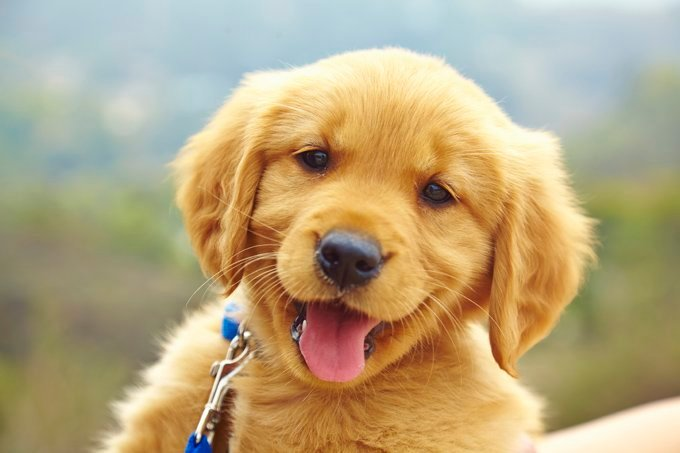
#> input picture Lab1/res/puppy.jpg, 680 x 453 px
$ python edge.py
#> lines starting #> are read from the running program, lines starting #| are printed output that depends on the picture
### Lab1/utils.py
import numpy as np
from PIL import Image


def read_img_mono(path):
    # The L flag converts it to 1 channel.
#> called with path = 'res/puppy.jpg'
    img = Image.open(path).convert(mode="L")
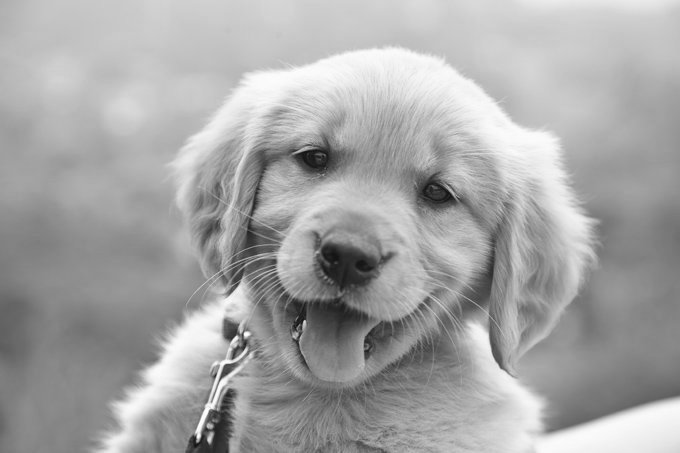
#> img: PIL image 680x453 L; min 16, max 254, mean 166.4
    return np.asarray(img)


def display_img(ndarray):
    Image.fromarray(ndarray.clip(0, 255).astype(np.uint8)).show()


def save_img(ndarray, path):
    Image.fromarray(ndarray.clip(0, 255).astype(np.uint8)).save(path)

### Lab1/edge.py
import numpy as np
from scipy.signal import correlate, convolve, convolve2d
from utils import read_img_mono, display_img, save_img


img = read_img_mono("res/puppy.jpg")
display_img(img)


simple_edge_filter = [[-1, 0, 1]]
# Convolution
edges_detected_conv = convolve(img, simple_edge_filter, mode="same")
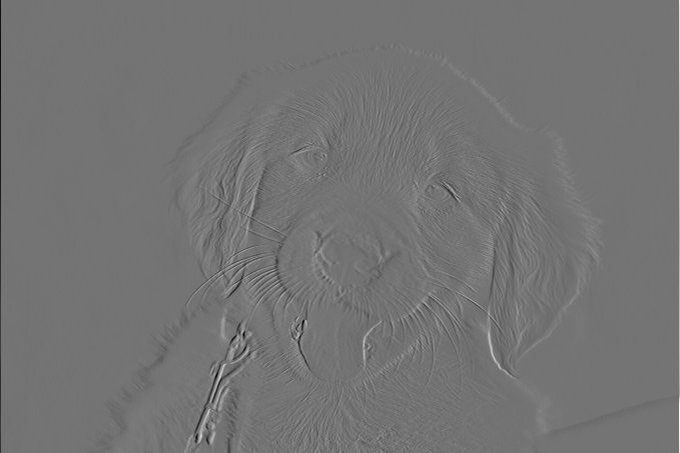
#> edges_detected_conv: shape (453, 680) int64; min -208, max 248, mean 0; drawn with min black and max white
display_img(edges_detected_conv)
# Correlation
edges_detected_corr = correlate(img, simple_edge_filter, mode="same")
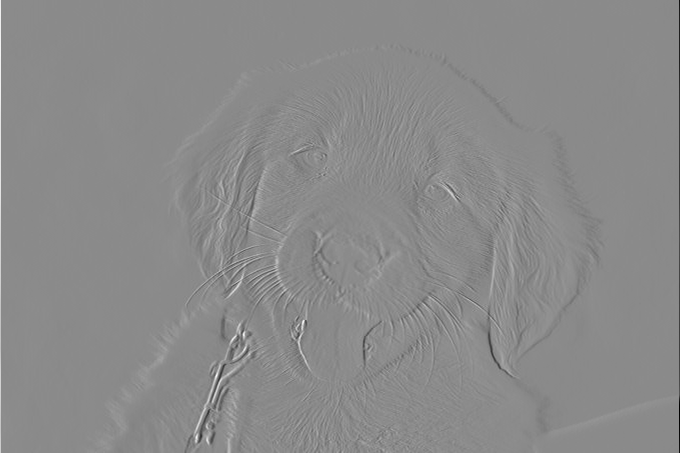
#> edges_detected_corr: shape (453, 680) int64; min -248, max 208, mean 0; drawn with min black and max white
display_img(edges_detected_corr)

# Task: Write two simple edge filters to make convolution and correlation
# produce the same output.

# Prewitt's kernels.
Mx = [[-1, 0, 1], [-1, 0, 1], [-1, 0, 1]]
My = [[1, 1, 1], [0, 0, 0], [-1, -1, -1]]

dMx = convolve2d(img, Mx, mode="same")
dMy = convolve2d(img, My, mode="same")
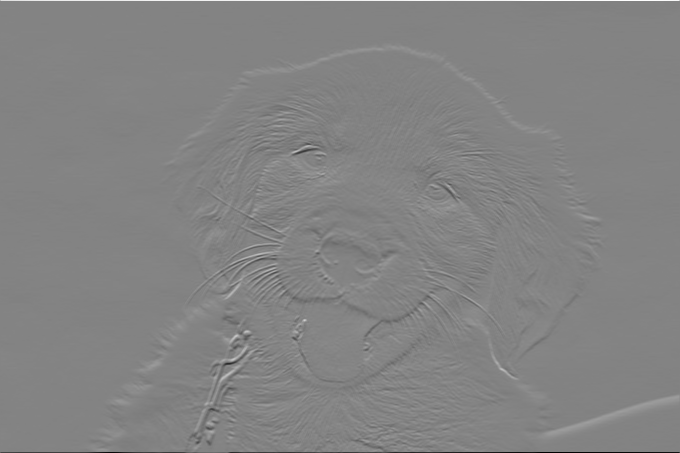
#> dMy: shape (453, 680) int64; min -748, max 702, mean -0.3; drawn with min black and max white
edge_magnitude = np.sqrt(np.square(dMx) + np.square(dMy)).astype(np.uint8)
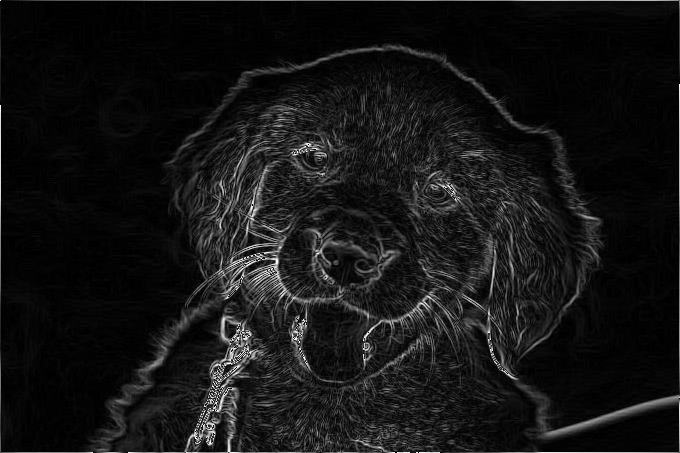
#> edge_magnitude: shape (453, 680); min 0, max 255, mean 20.7

display_img(dMx)
#> in display_img (call 4), `Image.fromarray(ndarray.clip(0, 255).astype(np.uint8)).show()`:
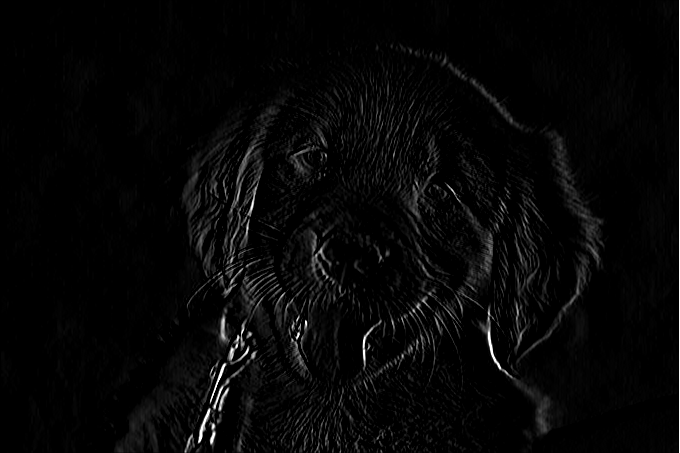
#> shown: PIL image 680x453 L; min 0, max 255, mean 6.7
display_img(dMy)
#> in display_img (call 5), `Image.fromarray(ndarray.clip(0, 255).astype(np.uint8)).show()`:
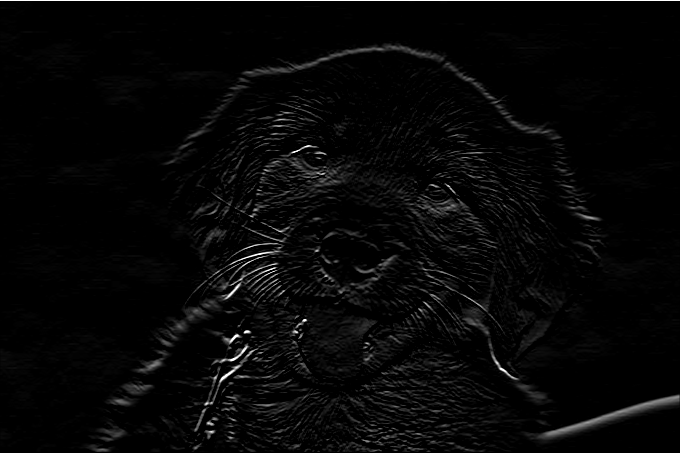
#> shown: PIL image 680x453 L; min 0, max 255, mean 6.9
display_img(edge_magnitude)

save_img(edge_magnitude, "puppy_edge_magnitude.jpg")
